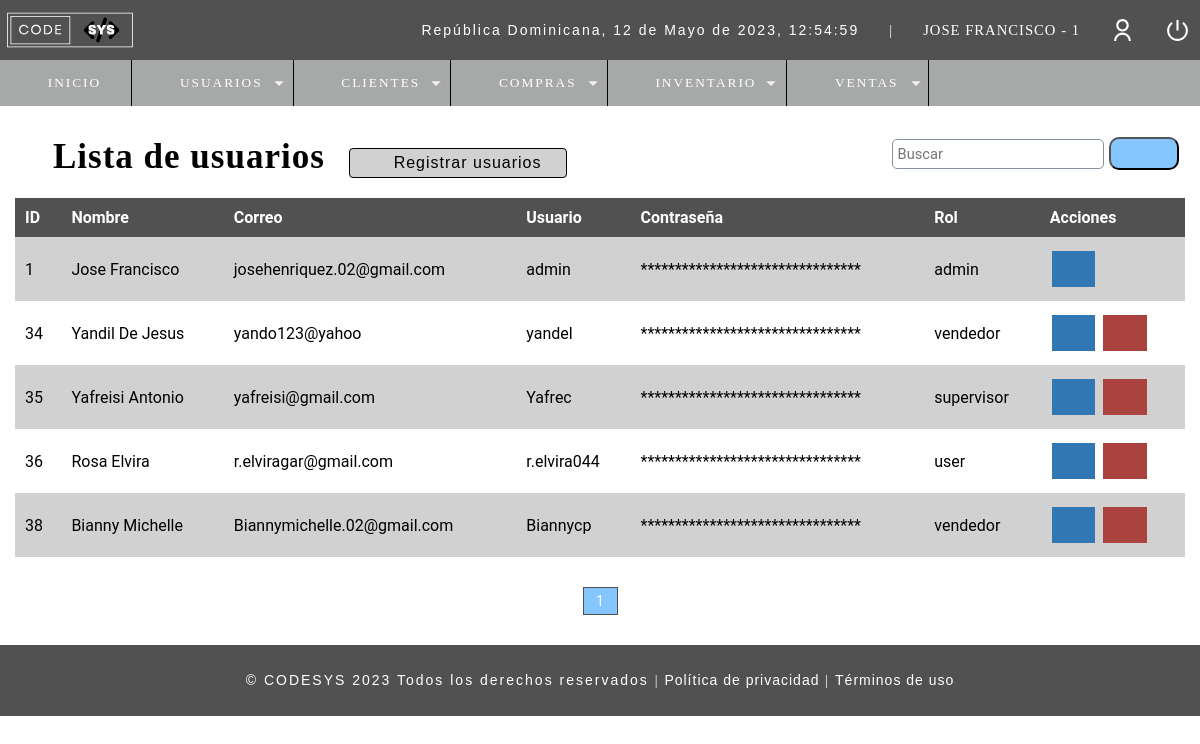
/r_usuarios.php (signed in), run on the app's committed database.
### tables this page shows
CREATE TABLE `t_usuario` (
  `ID_Usuario` int(11) NOT NULL,
  `Nombre` varchar(50) DEFAULT NULL,
  `Email` varchar(100) DEFAULT NULL,
  `Usuario` varchar(15) DEFAULT NULL,
  `Pass` varchar(150) DEFAULT NULL,
  `Rol` int(11) DEFAULT NULL,
  `ID_Estado` int(10) DEFAULT NULL
);

CREATE TABLE `t_rol` (
  `ID_Rol` int(11) NOT NULL,
  `Rol` varchar(20) DEFAULT NULL
);

### Include/functions.php (called while the page is built, shortened)
<?php
	function fechaActual(){
		$mes = array("","Enero",
		    "Febrero",
			"Marzo",
			"Abril",
			"Mayo",
			"Junio",
			"Julio",
			"Agosto",
			"Septiembre",
			"Octubre",
			"Noviembre",
			"Diciembre");
		return date('d')." de ". $mes[date('n')] . " de " . date('Y') . ", " . date('H:i:s');
	}
?>

### Controllers/r_usuarios.controller.php (called while the page is built, shortened)
<?php
include("./Database/conn_backend.php");
$sql_registers =  mysqli_query($conn, "SELECT COUNT(*) as total_registers FROM t_usuario WHERE ID_Estado=1");
$result_registers = mysqli_fetch_array($sql_registers);
$total_registro = $result_registers['total_registers'];
$paginas = 5;
if(empty($_GET['pagina'])){
    $pagina = 1;
}else{
    $pagina = $_GET['pagina'];
}
$from = ($pagina - 1) * $paginas;
$total_pages = ceil($total_registro / $paginas);
$sql = "SELECT u.ID_Usuario, u.Nombre, u.Email, u.Usuario, u.Pass, r.Rol, e.Estado
            FROM t_usuario u
            INNER JOIN t_rol r
            INNER JOIN t_estado e
            ON u.Rol = r.ID_Rol
            AND u.ID_Estado = e.ID_Estado
            WHERE e.ID_Estado = 1
            ORDER BY u.ID_Usuario ASC
            LIMIT $from,$paginas";
$result = mysqli_query($conn, $sql);
?>

### r_usuarios.php (the view, shortened to what this page needs)
<?php
    include_once("Include/plantilla_Cabeza.php");
    include("Controllers/r_usuarios.controller.php");
?>
<br>
<br>
<head>
    <link rel="stylesheet" href="css/style.css">
</head>
<section id="container">
    <div class="r_user">
	<h1><i class="fa-solid fa-users" style="color: #000;"></i> Lista de usuarios</h1>
    <a class="btn_new" href="c_usuarios.php"><i class="fa-solid fa-user-plus" style="color: #3d3d3d;"></i> Registrar usuarios</a>
    <form method="GET" action="buscar_usuarios.php" class="form_search">
        <input type="text" name="busqueda" id="busqueda" placeholder="Buscar">
        <button type="submit" class="btn_search"><i class="fa-solid fa-magnifying-glass" style="color: #000000;"></i></button>
    </form>
    <div class="containerTableResponsive">
    <table>
        <thead class="table">
        <tr>
            <th>ID</th>
            <th>Nombre</th>
            <th>Correo</th>
            <th>Usuario</th>
            <th>Contraseña</th>
            <th>Rol</th>
            <th>Acciones</th>
        </tr>
        </thead>
        <tbody>
        <?php while($mostrar = mysqli_fetch_array($result)): ?>
        <tr class="row<?= $mostrar['ID_Usuario']; ?>">
            <td><?= $mostrar['ID_Usuario']; ?></td>
            <td><?= $mostrar['Nombre']; ?></td>
            <td><?= $mostrar['Email']; ?></td>
            <td><?= $mostrar['Usuario']; ?></td>
                <?php
                    $pass = $mostrar['Pass'];
                    $passEncript = str_repeat("*", strlen($pass));
                ?>
            <td><?php echo $passEncript ?></td>
            <td><?= $mostrar['Rol']; ?></td>
            <td>
                <a class="btn_edit" href="u_usuarios.php?id=<?= $mostrar['ID_Usuario'];?>" data-bs-toggle="modal"><i class="fa-solid fa-pen-to-square"></i></a>
                    <?php if($mostrar['ID_Usuario'] != 1){?>
                <a class="btn_delete del_user" href="#" user="<?= $mostrar['ID_Usuario'];?>"><i class="fa-solid fa-trash"></i></a>
                    <?php } ?>
            </td>
            <?php endwhile;?>
        </tr>
        </tbody>
    </table>
    </div>
    <div class="paginador">
        <ul>
            <?php if($pagina != 1){ ?>
            <li><a href="?pagina=<?php echo 1; ?>"><i class="fa-sharp fa-solid fa-backward-step" style="color: #000000; height: 16px;"></i></a></li>
            <li><a href="?pagina=<?php echo $pagina-1; ?>"><i class="fa-sharp fa-solid fa-caret-left" style="color: #000000; height: 16px;"></i></a></li>
            <?php } for($i=1;$i<=$total_pages;$i++){
                if($i == $pagina){
                    echo '<li class="page_select">'.$i.'</a></li>';
                }else{
                echo '<li><a href="?pagina='.$i.'">'.$i.'</a></li>';
                }
            } if($pagina != $total_pages){ ?>
            <li><a href="?pagina=<?php echo $pagina + 1; ?>"><i class="fa-solid fa-caret-right" style="color: #000000; height: 16px;"></i></a></li>
            <li><a href="?pagina=<?php echo $total_pages?>"><i class="fa-sharp fa-solid fa-forward-step" style="color: #000000; height: 16px;"></i></a></li>
            <?php } ?>
        </ul>
    </div>
    </div>
</section>
<?php include_once("Include/plantilla_pie.php");?>

### Include/plantilla_Cabeza.php (shortened to what this page needs)
<?php
	include("./Database/conn_backend.php");
	include("scripts.php");
	$usuario = $_SESSION['Usuario'];
	$sql = "SELECT * FROM t_usuario WHERE Usuario='$usuario'";
	$result = mysqli_query($conn, $sql);
?>
<!DOCTYPE html>
<html lang="en">
<head>
</head>
<body>
	<header>
		<div class="header">
			<h1><img class="imgHeader" src="assets\images\CODESYSLOGO.svg" alt="Logo de CODESYS" width="130px" height="100px" style="margin-top:2px; margin-left:-5px;"></h1>
			<div class="optionsBar">
				<p id="hora">República Dominicana, <?php echo fechaActual();?></p>
				<span>|</span>
				<?php while($mostrar = mysqli_fetch_array($result)){?>
				<span class="user"><?php echo $mostrar['Nombre'].' - '.$mostrar['Rol']?></span>
				<?php } ?>
				<img class="photouser" src="assets\images\user-line.svg" alt="Usuario">
				<a href="Include\Close_session.php"><img class="close" src="assets\images\shut-down-line.svg" alt="Salir del sistema" title="Salir"></a>
			</div>
		</div>
		<?php include("Include/navbar.php");?>
	</header>

### assets/css/style_plantillas.css (style rules this page uses)
* { margin:0; padding:0; box-sizing: border-box; text-decoration: none; font-family: 'Roboto', sans-serif; }
body { background: #fff; }
h1, h2, h3, h4, h5, h6 { font-family: 'arial'; font-weight: bold; letter-spacing: 1px; }
h1 { font-family: 'GothamBook'; font-size: 26px; }
p { font-family: 'arial'; letter-spacing: 2px; font-size: 14px; line-height: 20px; }
a { text-decoration: none; font-family: arial; letter-spacing: 1px; }
span { font-family: 'GothamBook'; letter-spacing: 1px; font-size: 14px; line-height: 20px; }
header { position: fixed; width: 100%; }
.header { color: #FFF; background: #525151; height: 60px; display: -webkit-flex; display: -moz-flex; display: -ms-flex; display: -o-flex; display: flex; justify-content: space-between; align-items: center; padding: 10px; }
.optionsBar { display: -webkit-flex; display: -moz-flex; display: -ms-flex; display: -o-flex; display: flex; justify-content: center; align-items: center; }
.optionsBar span { color: #FFF; font-size: 11pt; font-family: 'GothamBook'; text-transform: uppercase; margin-left: 30px; }
.photouser { margin-left: 30px; width: 25px; height: 25px; }
.close { width: 25px; height: 25px; }
.optionsBar a { display: -webkit-flex; display: -moz-flex; display: -ms-flex; display: -o-flex; display: flex; margin-left: 30px; }
#container { padding: 90px 15px 15px; }

### css/style.css (style rules this page uses)
* { margin:0; padding:0; box-sizing: border-box; text-decoration: none; font-family: 'Roboto', sans-serif; }
form { background-color: #fff; margin:auto; padding:20px 50px; border:1px solid #d1d1d1 }
input,select { margin: 5px; margin-left: 0.5px; display: block; width: 100%; font-size: 11pt; padding: 5px; border: 1px solid #85929e; border-radius: 5px; }
.r_user h1 { font-size: 35px; display: inline-block; }
.btn_new { background-color: #d1d1d1; color: #000; letter-spacing: 1px; cursor: pointer; display: inline-block; padding:5px 25px; border-radius: 4px; margin: 20px; border: 1px solid #000; }
table { border-collapse: collapse; font-size: 12pt; font-family: Arial, Helvetica, sans-serif; width: 100%; }
table th { text-align: left; padding:10px; background: #525151; color:#fff; }
table tr:nth-child(odd) { background-color: #d1d1d1; }
table tr:nth-child(even) { background-color: #fff; }
table td { padding:10px; }
.btn_edit { background-color: #3177b4; border: none; color: white; padding: 10px 15px; text-align: center; text-decoration: none; display: inline-block; font-size: 16px; margin: 4px 2px; cursor: pointer; }
.btn_delete { background-color: #aa423d; border: none; color: white; padding: 10px 15px; text-align: center; text-decoration: none; display: inline-block; font-size: 16px; margin: 4px 2px; cursor: pointer; }
.paginador ul { padding:15px; list-style: none; background-color: #fff; margin-top: 15px; display: flex; justify-content: center; }
.paginador a, .page_select { color:#000; border:1px solid #525151; padding:5px 5px; display:inline-block; font-size: 14px; text-align: center; width: 35px; }
.page_select { color:#fff; background-color: #86c6ff;; }
.form_search { display: flex; float: right; background-color: initial; padding:6px; border:none; width: 300px; }
.form_search .btn_search { background-color: #86c6ff; color:#000; padding:0px 20px; border-radius: 10px; cursor:pointer; width: 80px; height: 33px; margin-top: 3px; }
.type_fact, button, legend { color: white; padding: 5px 10px; border-radius: 0; font-size: 14px; }

### data on the page
t_usuario: Nombre "JOSE FRANCISCO", Rol "1", ID_Usuario "1", Nombre "Jose Francisco", Email "josehenriquez.02@gmail.com", Usuario "admin", Pass "********************************", Rol.Rol "admin"
t_usuario: ID_Usuario "34", Nombre "Yandil De Jesus", Email "yando123@yahoo", Usuario "yandel", Pass "********************************", Rol.Rol "vendedor"
t_usuario: ID_Usuario "35", Nombre "Yafreisi Antonio", Email "yafreisi@gmail.com", Usuario "Yafrec", Pass "********************************", Rol.Rol "supervisor"
t_usuario: ID_Usuario "36", Nombre "Rosa Elvira", Email "r.elviragar@gmail.com", Usuario "r.elvira044", Pass "********************************", Rol.Rol "user"
t_usuario: ID_Usuario "38", Nombre "Bianny Michelle", Email "Biannymichelle.02@gmail.com", Usuario "Biannycp", Pass "********************************", Rol.Rol "vendedor"

### other printed values
fechaActual() "12 de Mayo de 2023, 12:54:59"
